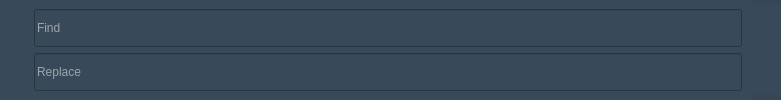
<?xml version="1.0" encoding="UTF-8"?>
<ui version="4.0">
 <class>Search</class>
 <widget class="QWidget" name="Search">
  <property name="geometry">
   <rect>
    <x>0</x>
    <y>0</y>
    <width>781</width>
    <height>100</height>
   </rect>
  </property>
  <property name="minimumSize">
   <size>
    <width>0</width>
    <height>50</height>
   </size>
  </property>
  <property name="maximumSize">
   <size>
    <width>1000</width>
    <height>100</height>
   </size>
  </property>
  <property name="windowTitle">
   <string>Form</string>
  </property>
  <property name="styleSheet">
   <string notr="true">background-color: #22272D;</string>
  </property>
  <layout class="QHBoxLayout" name="horizontalLayout" stretch="0,1,0">
   <property name="spacing">
    <number>0</number>
   </property>
   <property name="leftMargin">
    <number>0</number>
   </property>
   <property name="topMargin">
    <number>0</number>
   </property>
   <property name="rightMargin">
    <number>0</number>
   </property>
   <property name="bottomMargin">
    <number>0</number>
   </property>
   <item>
    <widget class="QWidget" name="HideWd" native="true">
     <property name="minimumSize">
      <size>
       <width>25</width>
       <height>0</height>
      </size>
     </property>
     <property name="maximumSize">
      <size>
       <width>25</width>
       <height>16777215</height>
      </size>
     </property>
     <property name="styleSheet">
      <string notr="true"/>
     </property>
     <layout class="QHBoxLayout" name="horizontalLayout_2">
      <property name="spacing">
       <number>0</number>
      </property>
      <property name="leftMargin">
       <number>0</number>
      </property>
      <property name="topMargin">
       <number>0</number>
      </property>
      <property name="rightMargin">
       <number>0</number>
      </property>
      <property name="bottomMargin">
       <number>0</number>
      </property>
      <item>
       <widget class="QPushButton" name="Hide">
        <property name="sizePolicy">
         <sizepolicy hsizetype="Preferred" vsizetype="Preferred">
          <horstretch>0</horstretch>
          <verstretch>0</verstretch>
         </sizepolicy>
        </property>
        <property name="minimumSize">
         <size>
          <width>25</width>
          <height>0</height>
         </size>
        </property>
        <property name="maximumSize">
         <size>
          <width>25</width>
          <height>16777215</height>
         </size>
        </property>
        <property name="styleSheet">
         <string notr="true">border: none;
background-color: #384959;</string>
        </property>
        <property name="text">
         <string/>
        </property>
        <property name="icon">
         <iconset resource="resources.qrc">
          <normaloff>:/resources/arrow1.svg</normaloff>:/resources/arrow1.svg</iconset>
        </property>
       </widget>
      </item>
     </layout>
    </widget>
   </item>
   <item>
    <widget class="QWidget" name="FinRepWd" native="true">
     <property name="styleSheet">
      <string notr="true">background-color: #384959;</string>
     </property>
     <layout class="QVBoxLayout" name="verticalLayout_2">
      <item>
       <widget class="QLineEdit" name="Fin">
        <property name="sizePolicy">
         <sizepolicy hsizetype="Expanding" vsizetype="Preferred">
          <horstretch>0</horstretch>
          <verstretch>0</verstretch>
         </sizepolicy>
        </property>
        <property name="minimumSize">
         <size>
          <width>0</width>
          <height>0</height>
         </size>
        </property>
        <property name="styleSheet">
         <string notr="true">color: #FFFFFF;</string>
        </property>
        <property name="placeholderText">
         <string>Find</string>
        </property>
       </widget>
      </item>
      <item>
       <widget class="QLineEdit" name="Rep">
        <property name="sizePolicy">
         <sizepolicy hsizetype="Expanding" vsizetype="Preferred">
          <horstretch>0</horstretch>
          <verstretch>0</verstretch>
         </sizepolicy>
        </property>
        <property name="minimumSize">
         <size>
          <width>0</width>
          <height>0</height>
         </size>
        </property>
        <property name="styleSheet">
         <string notr="true">color: #FFFFFF;</string>
        </property>
        <property name="placeholderText">
         <string>Replace</string>
        </property>
       </widget>
      </item>
     </layout>
    </widget>
   </item>
   <item>
    <widget class="QWidget" name="ButtonsWd" native="true">
     <property name="minimumSize">
      <size>
       <width>30</width>
       <height>0</height>
      </size>
     </property>
     <property name="maximumSize">
      <size>
       <width>30</width>
       <height>16777215</height>
      </size>
     </property>
     <property name="styleSheet">
      <string notr="true">background-color: #364656;</string>
     </property>
     <layout class="QVBoxLayout" name="verticalLayout">
      <property name="spacing">
       <number>0</number>
      </property>
      <property name="leftMargin">
       <number>0</number>
      </property>
      <property name="topMargin">
       <number>5</number>
      </property>
      <property name="rightMargin">
       <number>0</number>
      </property>
      <property name="bottomMargin">
       <number>5</number>
      </property>
      <item>
       <widget class="QPushButton" name="Close">
        <property name="sizePolicy">
         <sizepolicy hsizetype="Preferred" vsizetype="Preferred">
          <horstretch>0</horstretch>
          <verstretch>0</verstretch>
         </sizepolicy>
        </property>
        <property name="minimumSize">
         <size>
          <width>30</width>
          <height>30</height>
         </size>
        </property>
        <property name="maximumSize">
         <size>
          <width>30</width>
          <height>30</height>
         </size>
        </property>
        <property name="styleSheet">
         <string notr="true">border: none;
background-color: #384959;</string>
        </property>
        <property name="text">
         <string/>
        </property>
        <property name="icon">
         <iconset resource="resources.qrc">
          <normaloff>:/resources/cross.svg</normaloff>:/resources/cross.svg</iconset>
        </property>
       </widget>
      </item>
      <item>
       <widget class="QPushButton" name="Up">
        <property name="sizePolicy">
         <sizepolicy hsizetype="Preferred" vsizetype="Preferred">
          <horstretch>0</horstretch>
          <verstretch>0</verstretch>
         </sizepolicy>
        </property>
        <property name="minimumSize">
         <size>
          <width>30</width>
          <height>30</height>
         </size>
        </property>
        <property name="maximumSize">
         <size>
          <width>30</width>
          <height>30</height>
         </size>
        </property>
        <property name="styleSheet">
         <string notr="true">border: none;
background-color: #384959;</string>
        </property>
        <property name="text">
         <string/>
        </property>
        <property name="icon">
         <iconset resource="resources.qrc">
          <normaloff>:/resources/up.svg</normaloff>:/resources/up.svg</iconset>
        </property>
       </widget>
      </item>
      <item>
       <widget class="QPushButton" name="Down">
        <property name="sizePolicy">
         <sizepolicy hsizetype="Preferred" vsizetype="Preferred">
          <horstretch>0</horstretch>
          <verstretch>0</verstretch>
         </sizepolicy>
        </property>
        <property name="minimumSize">
         <size>
          <width>30</width>
          <height>30</height>
         </size>
        </property>
        <property name="maximumSize">
         <size>
          <width>30</width>
          <height>30</height>
         </size>
        </property>
        <property name="styleSheet">
         <string notr="true">border: none;
background-color: #384959;</string>
        </property>
        <property name="text">
         <string/>
        </property>
        <property name="icon">
         <iconset resource="resources.qrc">
          <normaloff>:/resources/down.svg</normaloff>:/resources/down.svg</iconset>
        </property>
       </widget>
      </item>
     </layout>
    </widget>
   </item>
  </layout>
 </widget>
 <resources>
  <include location="resources.qrc"/>
 </resources>
 <connections/>
</ui>
